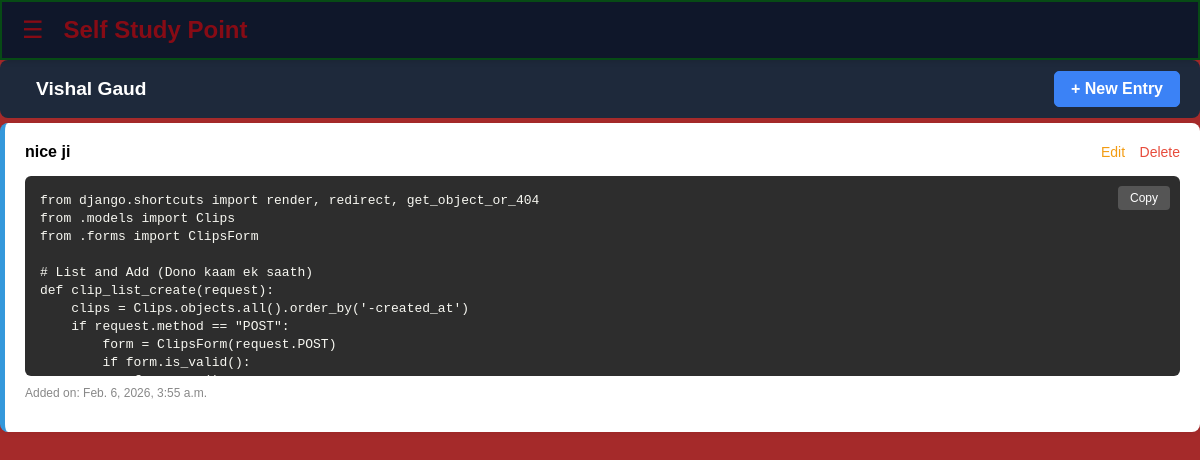
/clipmanager/clip-show/, run on an earlier commit of the app's database.
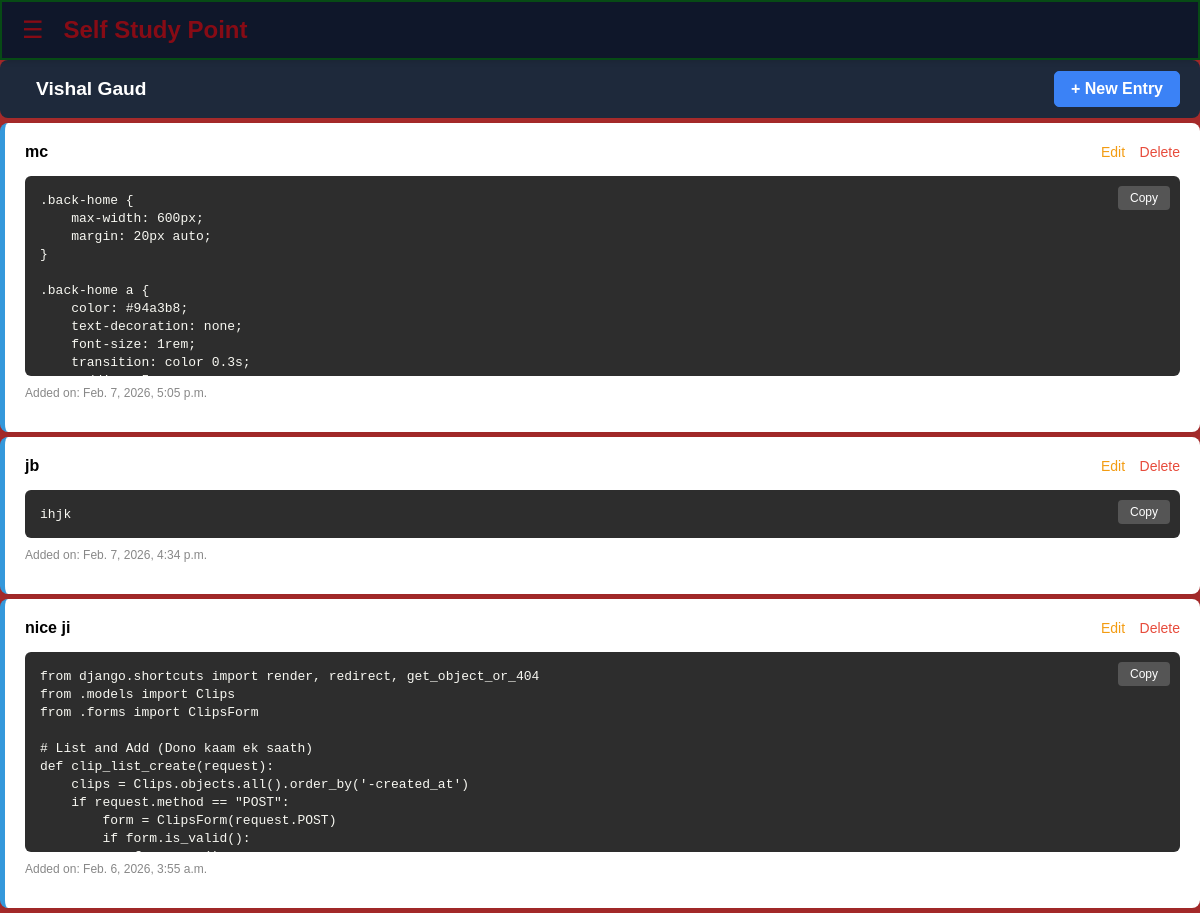
And on a later commit of the database.
### ClipManager/models.py (models this page shows, shortened)
class Clips(models.Model):
	heading = models.CharField(max_length = 90)
	code_clip = models.TextField()
	created_at = models.DateTimeField(auto_now_add=True)

### ClipManager/views.py (the view)
# urls.py: path('clip-show/', views.clip_show, name='clip_home'),
def clip_show(request):
	clips = Clips.objects.all().order_by('-created_at')
	return render(request, 'ClipManager/html/clip-show.html', {'clips': clips,})

### ClipManager/templates/ClipManager/html/clip-show.html (shortened to what this page needs)
{% extends 'base.html' %}
{% load static %}
{% block style %}
<link rel="stylesheet" href="{% static 'ClipManager/css/clip-show.css' %}" />
{% endblock style %}
{% block content %}
<div class="main-header">
    <a href="{% url 'homepage' %}" class="btn-add">Vishal Gaud</a>
    <a href="{% url 'clip_add' %}" class="btn-add">+ New Entry</a>
</div>
    <div class="list-section">
        {% for clip in clips %}
        <div class="clip-card">
            <div class="clip-header">
                <strong>{{ clip.heading }}</strong>
                <div class="actions">
                    <a href="{% url 'clip_edit' clip.pk %}" class="edit-link">Edit</a>
                    <a href="{% url 'clip_delete' clip.pk %}" class="delete-link" onclick="return confirm('Delete?')">Delete</a>
                </div>
            </div>
            <div class="code-wrapper">
                <button class="copy-btn" onclick="copyCode(this)">Copy</button>
                <pre><code>{{ clip.code_clip }}</code></pre>
            </div>
            <p style="font-size: 12px; color: #888; margin-top: 10px;">
                Added on: {{ clip.created_at }}
            </p>
        </div>
        {% endfor %}
    </div>
{% endblock content %}

What changed in the data, as far as the page shows it:
added Clips: heading "mc", code_clip ".back-home { max-width: 600px; margin: 20px auto; } .back-home a { color: #94a3b8; text-decoration: none; font-size: 1rem; transition: color 0.3s;…", created_at "Feb. 7, 2026, 5:05 p.m."
added Clips: heading "jb", code_clip "ihjk", created_at "Feb. 7, 2026, 4:34 p.m."
